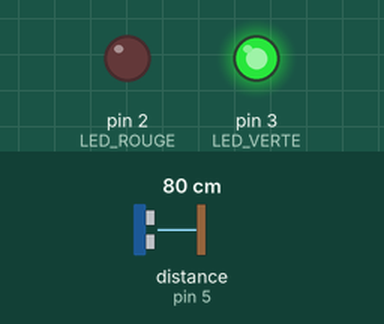
Bench run of a sketch on a simulated Arduino Uno, built with avr-gcc and run on an emulated ATmega328P. On the bench: output pins drawn as LEDs (lit = HIGH). Wiring (inferred from the names in the program): ultrasonic range finder: trigger pin 4; echo pin 5. The test bench sets the inputs (shaded band); at power-on: distance to the obstacle (sensor on pin 5) 80 cm. The echo pulse lasts 58.3 µs per cm; pins used as bus, display or sensor lines are not drawn.

Above: at 1.2 s.
1.3 s: distance to the obstacle (sensor on pin 5) set to 5 cm
2.8 s: distance to the obstacle (sensor on pin 5) set to 2 cm
At 3.8 s:
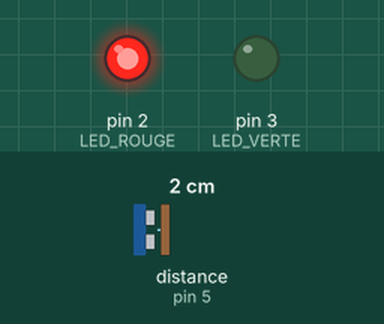
4.3 s: distance to the obstacle (sensor on pin 5) set to 4 cm
At 4.9 s:
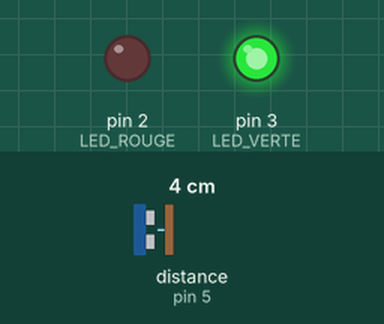
Timing chart, 0 to 7.3 s (numbered marks = the images above; inputs shaded):
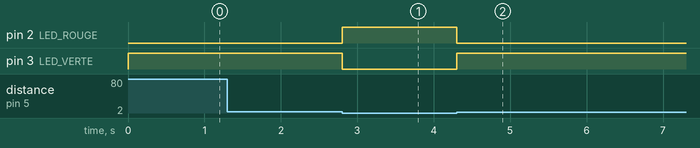

Measured:
- the behaviour switches between 4 and 3 cm on distance to the obstacle (sensor on pin 5) (found by bisection; images 0 and 1)
- after the input at 1.3 s, every drawn part: stays the same
- after the input at 2.8 s, pin 2 (LED_ROUGE): LOW → HIGH at once; pin 3 (LED_VERTE): HIGH → LOW at once
- after the input at 4.3 s, pin 2 (LED_ROUGE): HIGH → LOW at once; pin 3 (LED_VERTE): LOW → HIGH at once

The sketch:

capteur.ino
```cpp
const byte TRIGGER_PIN = 4;
const byte ECHO_PIN = 5;

const byte LED_VERTE = 3;
const byte LED_ROUGE = 2;

const unsigned long MEASURE_INTERVAL = 100;
int min_distance = 2;

void setup() {
   Serial.begin(9600);

   pinMode(ECHO_PIN, INPUT);
   pinMode(TRIGGER_PIN, OUTPUT);
   pinMode(LED_VERTE, OUTPUT);
   pinMode(LED_ROUGE, OUTPUT);

   digitalWrite(TRIGGER_PIN, LOW);

   digitalWrite(LED_VERTE, HIGH);
   digitalWrite(LED_ROUGE, LOW);
}

unsigned long previousMeasureMillis = 0;

void loop() {
  unsigned long currentMillis = millis();

  if(currentMillis - previousMeasureMillis >= MEASURE_INTERVAL){
    previousMeasureMillis = millis();
    digitalWrite(TRIGGER_PIN, HIGH);
    delayMicroseconds(10);
    digitalWrite(TRIGGER_PIN, LOW);

    long duree = pulseIn(ECHO_PIN, HIGH);
    int distance = duree*340/(2*10000);

    if(distance <= min_distance){
      digitalWrite(LED_VERTE,LOW);
      digitalWrite(LED_ROUGE,HIGH);
    }else{
      digitalWrite(LED_VERTE,HIGH);
      digitalWrite(LED_ROUGE,LOW);
    }

    /*if(distance <= 0){
      Serial.println("Hors de portee");
    }else{
      Serial.print(distance);
      Serial.print(" cm ");
      Serial.print(duree);
      Serial.println(" ms");
    }*/
  }
}
```
